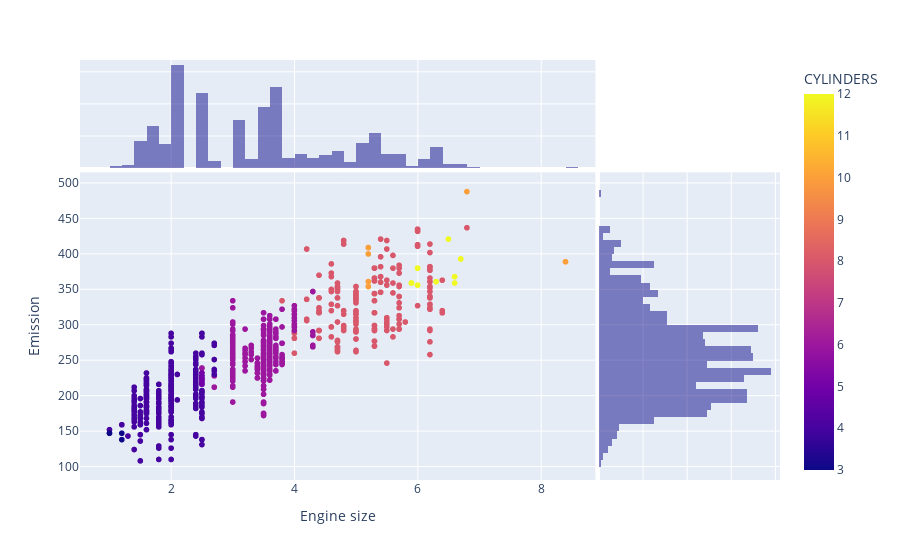

Notebook code for this chart:
### Markdown cell above
Let's plot Emission values with respect to Engine size:

### Code cell
fig = px.scatter(
    cdf,
    x="ENGINESIZE",
    y="CO2EMISSIONS",
    color="CYLINDERS",
    marginal_x="histogram",
    marginal_y="histogram",
)
fig.update_layout(
    xaxis_title="Engine size",
    yaxis_title="Emission",
)
fig.show()

### Figure 1 — Plotly figure (JSON) as saved in the notebook; plotly's stock layout.template omitted (floating-point values rounded to 4 significant figures; data arrays with more than 128 entries replaced by an {"elided": "..."} marker saying what was removed)
{"data": [{"hovertemplate": "ENGINESIZE=%{x}<br>CO2EMISSIONS=%{y}<br>CYLINDERS=%{marker.color}<extra></extra>", "legendgroup": "", "marker": {"color": {"elided": "1067 int values"}, "coloraxis": "coloraxis", "symbol": "circle"}, "mode": "markers", "name": "", "showlegend": false, "type": "scattergl", "x": {"elided": "1067 float values"}, "xaxis": "x", "y": {"elided": "1067 int values"}, "yaxis": "y"}, {"alignmentgroup": "True", "bingroup": "x", "hovertemplate": "ENGINESIZE=%{x}<br>count=%{y}<extra></extra>", "legendgroup": "", "marker": {"color": "#0d0887"}, "name": "", "offsetgroup": "", "opacity": 0.5, "showlegend": false, "type": "histogram", "x": {"elided": "1067 float values"}, "xaxis": "x3", "yaxis": "y3"}, {"alignmentgroup": "True", "bingroup": "y", "hovertemplate": "CO2EMISSIONS=%{y}<br>count=%{x}<extra></extra>", "legendgroup": "", "marker": {"color": "#0d0887"}, "name": "", "offsetgroup": "", "opacity": 0.5, "showlegend": false, "type": "histogram", "xaxis": "x2", "y": {"elided": "1067 int values"}, "yaxis": "y2"}], "layout": {"barmode": "overlay", "coloraxis": {"colorbar": {"title": {"text": "CYLINDERS"}}, "colorscale": [[0, "#0d0887"], [0.1111, "#46039f"], [0.2222, "#7201a8"], [0.3333, "#9c179e"], [0.4444, "#bd3786"], [0.5556, "#d8576b"], [0.6667, "#ed7953"], [0.7778, "#fb9f3a"], [0.8889, "#fdca26"], [1, "#f0f921"]]}, "legend": {"tracegroupgap": 0}, "margin": {"t": 60}, "xaxis": {"anchor": "y", "domain": [0, 0.7363], "title": {"text": "Engine size"}}, "xaxis2": {"anchor": "y2", "domain": [0.7413, 1], "matches": "x2", "showgrid": true, "showline": false, "showticklabels": false, "ticks": ""}, "xaxis3": {"anchor": "y3", "domain": [0, 0.7363], "matches": "x", "showgrid": true, "showticklabels": false}, "xaxis4": {"anchor": "y4", "domain": [0.7413, 1], "matches": "x2", "showgrid": true, "showline": false, "showticklabels": false, "ticks": ""}, "yaxis": {"anchor": "x", "domain": [0, 0.7326], "title": {"text": "Emission"}}, "yaxis2": {"anchor": "x2", "domain": [0, 0.7326], "matches": "y", "showgrid": true, "showticklabels": false}, "yaxis3": {"anchor": "x3", "domain": [0.7426, 1], "matches": "y3", "showgrid": true, "showline": false, "showticklabels": false, "ticks": ""}, "yaxis4": {"anchor": "x4", "domain": [0.7426, 1], "matches": "y3", "showgrid": true, "showline": false, "showticklabels": false, "ticks": ""}}}
